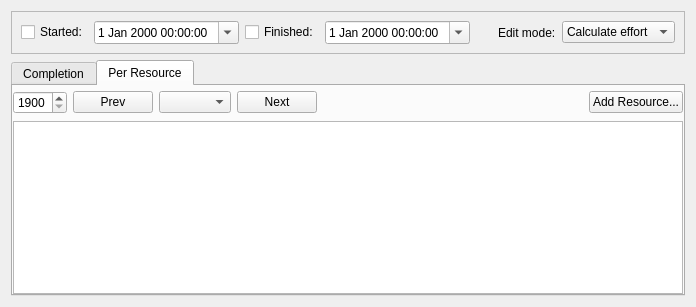
<?xml version="1.0" encoding="UTF-8"?>
<ui version="4.0">
 <author>Dag Andersen &lt;danders@get2net.dk&gt;</author>
 <class>KPlato::TaskProgressPanelBase</class>
 <widget class="QWidget" name="KPlato::TaskProgressPanelBase">
  <property name="geometry">
   <rect>
    <x>0</x>
    <y>0</y>
    <width>696</width>
    <height>307</height>
   </rect>
  </property>
  <layout class="QVBoxLayout" name="verticalLayout_2">
   <item>
    <widget class="QFrame" name="frame">
     <property name="frameShape">
      <enum>QFrame::StyledPanel</enum>
     </property>
     <property name="frameShadow">
      <enum>QFrame::Raised</enum>
     </property>
     <layout class="QHBoxLayout" name="horizontalLayout_2">
      <item>
       <widget class="QCheckBox" name="started">
        <property name="text">
         <string>Started:</string>
        </property>
        <property name="shortcut">
         <string/>
        </property>
       </widget>
      </item>
      <item>
       <widget class="QDateTimeEdit" name="startTime">
        <property name="calendarPopup">
         <bool>true</bool>
        </property>
       </widget>
      </item>
      <item>
       <widget class="QCheckBox" name="finished">
        <property name="text">
         <string>Finished:</string>
        </property>
        <property name="shortcut">
         <string/>
        </property>
       </widget>
      </item>
      <item>
       <widget class="QDateTimeEdit" name="finishTime">
        <property name="calendarPopup">
         <bool>true</bool>
        </property>
       </widget>
      </item>
      <item>
       <spacer>
        <property name="orientation">
         <enum>Qt::Horizontal</enum>
        </property>
        <property name="sizeHint" stdset="0">
         <size>
          <width>36</width>
          <height>20</height>
         </size>
        </property>
       </spacer>
      </item>
      <item>
       <widget class="QLabel" name="label">
        <property name="text">
         <string>Edit mode:</string>
        </property>
       </widget>
      </item>
      <item>
       <widget class="QComboBox" name="editmode">
        <item>
         <property name="text">
          <string>Calculate effort</string>
         </property>
        </item>
        <item>
         <property name="text">
          <string>Per task</string>
         </property>
        </item>
        <item>
         <property name="text">
          <string>Per resource</string>
         </property>
        </item>
       </widget>
      </item>
     </layout>
    </widget>
   </item>
   <item>
    <widget class="QTabWidget" name="tabWidget">
     <property name="currentIndex">
      <number>1</number>
     </property>
     <widget class="QWidget" name="completionTab">
      <attribute name="title">
       <string>Completion</string>
      </attribute>
      <layout class="QVBoxLayout" name="verticalLayout_3">
       <property name="leftMargin">
        <number>0</number>
       </property>
       <property name="rightMargin">
        <number>0</number>
       </property>
       <property name="bottomMargin">
        <number>0</number>
       </property>
       <item>
        <widget class="QFrame" name="performedGroup">
         <property name="frameShape">
          <enum>QFrame::NoFrame</enum>
         </property>
         <property name="frameShadow">
          <enum>QFrame::Raised</enum>
         </property>
         <layout class="QVBoxLayout" name="verticalLayout">
          <property name="margin">
           <number>0</number>
          </property>
          <item>
           <layout class="QHBoxLayout" name="horizontalLayout">
            <item>
             <widget class="QPushButton" name="addEntryBtn">
              <property name="text">
               <string>Add Entry</string>
              </property>
             </widget>
            </item>
            <item>
             <widget class="QPushButton" name="removeEntryBtn">
              <property name="text">
               <string>Remove Entry</string>
              </property>
             </widget>
            </item>
            <item>
             <spacer>
              <property name="orientation">
               <enum>Qt::Horizontal</enum>
              </property>
              <property name="sizeHint" stdset="0">
               <size>
                <width>40</width>
                <height>20</height>
               </size>
              </property>
             </spacer>
            </item>
           </layout>
          </item>
          <item>
           <widget class="CompletionEntryEditor" name="entryTable">
            <property name="tabKeyNavigation">
             <bool>false</bool>
            </property>
           </widget>
          </item>
         </layout>
        </widget>
       </item>
      </layout>
     </widget>
     <widget class="QWidget" name="usedEffortTab">
      <attribute name="title">
       <string>Per Resource</string>
      </attribute>
      <layout class="QVBoxLayout">
       <property name="leftMargin">
        <number>0</number>
       </property>
       <property name="topMargin">
        <number>4</number>
       </property>
       <property name="rightMargin">
        <number>0</number>
       </property>
       <property name="bottomMargin">
        <number>0</number>
       </property>
       <item>
        <layout class="QHBoxLayout">
         <property name="margin">
          <number>0</number>
         </property>
         <item>
          <widget class="QSpinBox" name="ui_year">
           <property name="minimum">
            <number>1900</number>
           </property>
           <property name="maximum">
            <number>2999</number>
           </property>
          </widget>
         </item>
         <item>
          <widget class="QPushButton" name="prevWeekBtn">
           <property name="text">
            <string>Prev</string>
           </property>
          </widget>
         </item>
         <item>
          <widget class="KComboBox" name="weekNumber"/>
         </item>
         <item>
          <widget class="QPushButton" name="nextWeekBtn">
           <property name="text">
            <string>Next</string>
           </property>
          </widget>
         </item>
         <item>
          <spacer>
           <property name="orientation">
            <enum>Qt::Horizontal</enum>
           </property>
           <property name="sizeHint" stdset="0">
            <size>
             <width>16</width>
             <height>25</height>
            </size>
           </property>
          </spacer>
         </item>
         <item>
          <widget class="QPushButton" name="addResource">
           <property name="text">
            <string>Add Resource...</string>
           </property>
          </widget>
         </item>
        </layout>
       </item>
       <item>
        <widget class="UsedEffortEditor" name="resourceTable">
         <property name="tabKeyNavigation">
          <bool>false</bool>
         </property>
        </widget>
       </item>
      </layout>
     </widget>
    </widget>
   </item>
  </layout>
 </widget>
 <customwidgets>
  <customwidget>
   <class>KComboBox</class>
   <extends>QComboBox</extends>
   <header>kcombobox.h</header>
  </customwidget>
  <customwidget>
   <class>CompletionEntryEditor</class>
   <extends>QTableView</extends>
   <header>kptusedefforteditor.h</header>
  </customwidget>
  <customwidget>
   <class>UsedEffortEditor</class>
   <extends>QTableView</extends>
   <header>kptusedefforteditor.h</header>
  </customwidget>
 </customwidgets>
 <tabstops>
  <tabstop>tabWidget</tabstop>
  <tabstop>started</tabstop>
  <tabstop>startTime</tabstop>
  <tabstop>finished</tabstop>
  <tabstop>finishTime</tabstop>
  <tabstop>addEntryBtn</tabstop>
  <tabstop>removeEntryBtn</tabstop>
  <tabstop>entryTable</tabstop>
  <tabstop>ui_year</tabstop>
  <tabstop>prevWeekBtn</tabstop>
  <tabstop>weekNumber</tabstop>
  <tabstop>nextWeekBtn</tabstop>
  <tabstop>addResource</tabstop>
  <tabstop>resourceTable</tabstop>
 </tabstops>
 <resources/>
 <connections/>
</ui>
